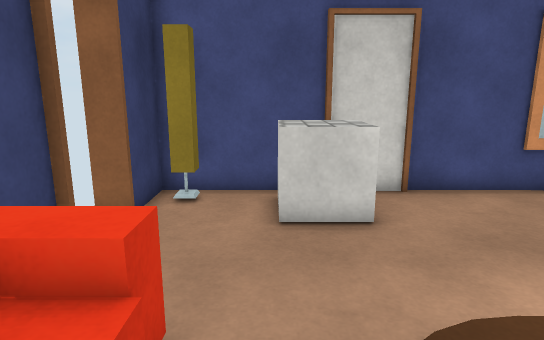
[1] (above)

12 first-person views from a walk through a scene from a Unity 3-D project. The camera is 1.4 m above the floor, tilts 12° down and sees 75° across. The floor is counted in squares, 0.5 m on a side. Each view is taken from the middle of a square. On the plan, view 1 faces up. The plan holds only what a view shows up to about 20 squares ahead; the rest is blank. The player is left out. Surface patterns are stand-ins for the level's own textures.

[2]
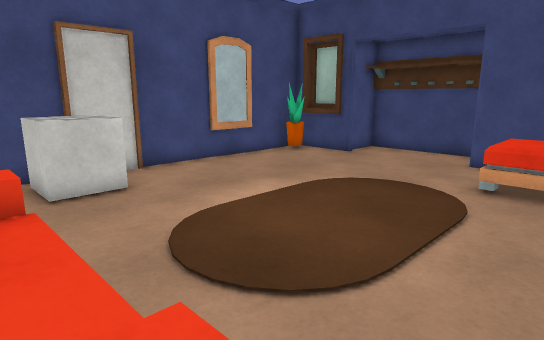

[3]
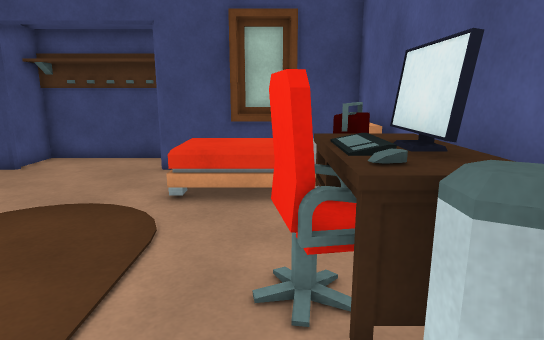

[4]
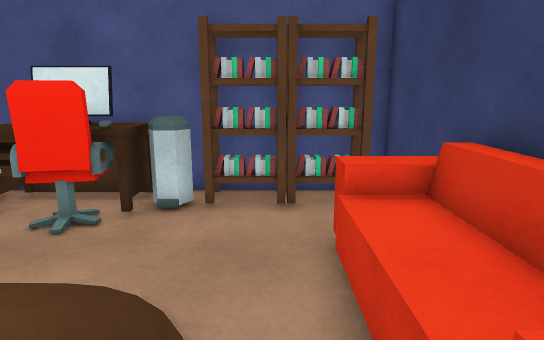

[5]
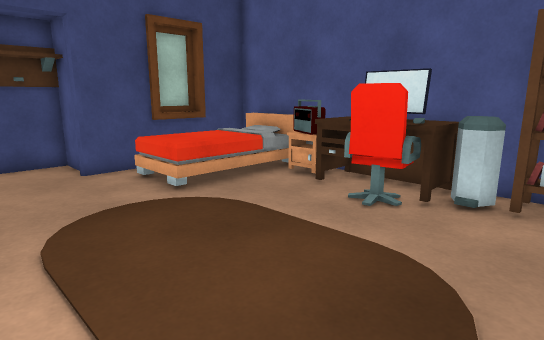

[6]
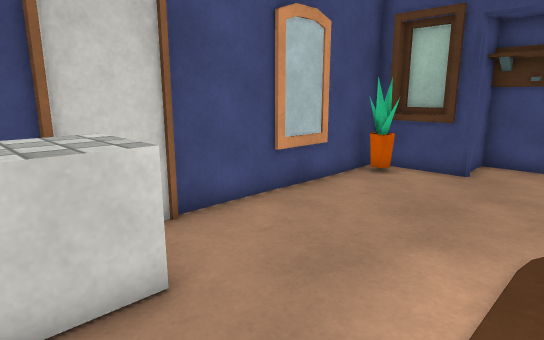

[7]
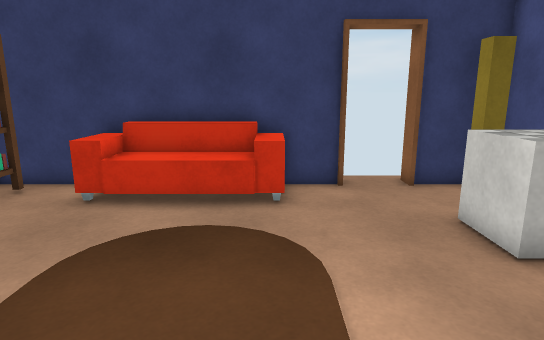

[8]
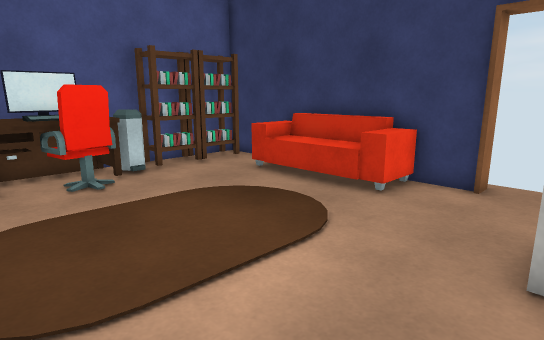

[9]
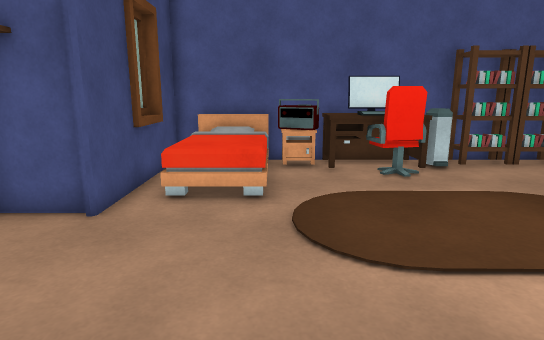

[10]
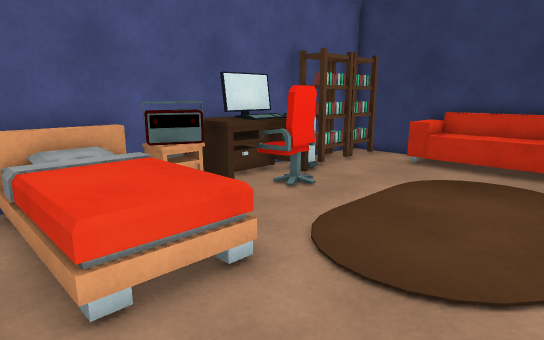

[11]
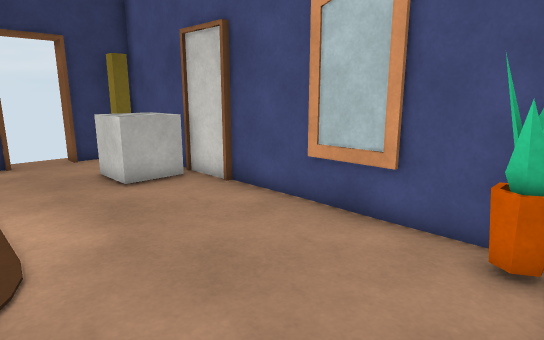

[12]
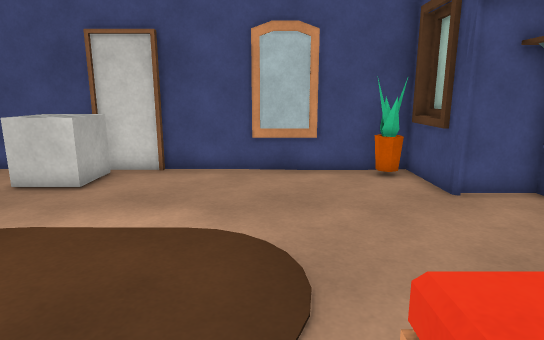

### Floor plan
Points are (right, up) in squares from view 1. A wall is a line through its corners. A room is listed if a view was taken in it or the views show most of it. See-through windows are left out.
Room 1 (views 1, 2, 3, 4, 5, 6, 7, 8, 9, 10, 11, 12)
walls: (2, -4.9) (2.3, -4.4) (2.8, -4.4) (3.1, -4.9); (13.4, 0.9) (15.5, 0.9) (15.5, 6.9) (13.4, 6.9); (-3.3, 5.2) (-3.3, 3.4); (13.1, 6.6) (13.1, 10.2) (-3.3, 10.2) (-3.3, 7.6); (9.8, 10) (7.2, 10); (-3.3, -2.4) (-3.3, -6.2) (13.1, -6.2) (13.1, 1.1); (-4, 5.3) (-3, 5.3); (-3, 7.4) (-3.9, 7.4); (13.4, 7.5) (13.4, 9.3); (13.4, -3.6) (13.4, -1.8); (-2, 9.6) (-2, 8.9) (-2.6, 8.9)
low walls: (7.4, -4.4) (8.6, -4.4)
objects: sofa (-3, -2) to (-1, 3); bookshelf (-2, -5) to (-1, -5); bookshelf (0, -5) to (1, -5); cube (0, 7) to (2, 9); desk (3, -4); computer (4, -5) to (6, -5); computer (4, -4); chair (4, -4) to (5, -3); desk (6, -5) to (7, -4); radio (7, -5) to (9, -4); bed (12, -1); plant (12, 9)

Where each view was taken, in squares from view 1:
view 1: 0 up, 0 right, facing up
view 2: 3 down, 2 left, facing up-right
view 3: 3 down, 0 right, facing right
view 4: 4 up, 0 right, facing down
view 5: 5 up, 0 right, facing down-right
view 6: 3 up, 0 right, facing up-right
view 7: 3 up, 8 right, facing left
view 8: 8 up, 8 right, facing down-left
view 9: 9 up, 9 right, facing down
view 10: 4 up, 13 right, facing down-left
view 11: 3 up, 13 right, facing up-left
view 12: 3 down, 8 right, facing up
